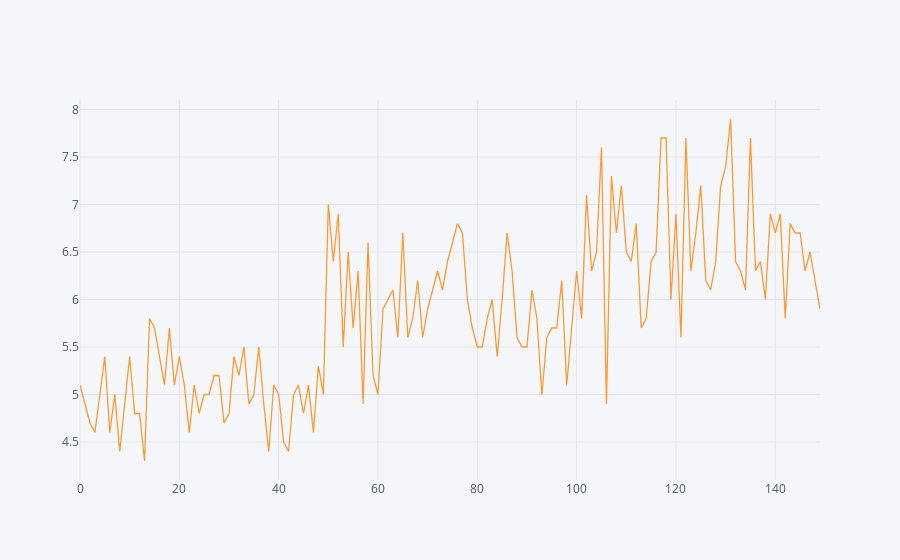

The cell this chart's notebook holds for it:
### Code cell
data["sepal_length"].iplot()

### Figure 1 — Plotly figure (JSON) as saved in the notebook; plotly's stock layout.template omitted (floating-point values rounded to 4 significant figures; data arrays with more than 128 entries replaced by an {"elided": "..."} marker saying what was removed)
{"data": [{"line": {"color": "rgba(255, 153, 51, 1.0)", "dash": "solid", "width": 1.3}, "mode": "lines", "name": "sepal_length", "text": "", "type": "scatter", "x": {"elided": "150 int values"}, "y": {"elided": "150 float values"}}], "layout": {"legend": {"bgcolor": "#F5F6F9", "font": {"color": "#4D5663"}}, "paper_bgcolor": "#F5F6F9", "plot_bgcolor": "#F5F6F9", "titlefont": {"color": "#4D5663"}, "xaxis1": {"gridcolor": "#E1E5ED", "showgrid": true, "tickfont": {"color": "#4D5663"}, "title": "", "titlefont": {"color": "#4D5663"}, "zerolinecolor": "#E1E5ED"}, "yaxis1": {"gridcolor": "#E1E5ED", "showgrid": true, "tickfont": {"color": "#4D5663"}, "title": "", "titlefont": {"color": "#4D5663"}, "zerolinecolor": "#E1E5ED"}}}
